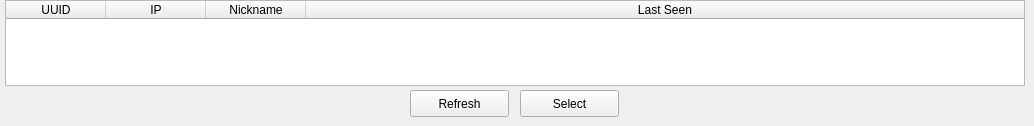
      <widget class="QWidget" name="page_50">
       <widget class="QPushButton" name="pushButton_node_refresh_2">
        <property name="geometry">
         <rect>
          <x>410</x>
          <y>90</y>
          <width>99</width>
          <height>27</height>
         </rect>
        </property>
        <property name="text">
         <string>Refresh</string>
        </property>
       </widget>
       <widget class="QTableWidget" name="tableWidget_node_list_2">
        <property name="enabled">
         <bool>true</bool>
        </property>
        <property name="geometry">
         <rect>
          <x>5</x>
          <y>0</y>
          <width>1020</width>
          <height>86</height>
         </rect>
        </property>
        <property name="selectionMode">
         <enum>QAbstractItemView::SingleSelection</enum>
        </property>
        <property name="selectionBehavior">
         <enum>QAbstractItemView::SelectRows</enum>
        </property>
        <attribute name="horizontalHeaderStretchLastSection">
         <bool>true</bool>
        </attribute>
        <attribute name="verticalHeaderVisible">
         <bool>false</bool>
        </attribute>
        <column>
         <property name="text">
          <string>UUID</string>
         </property>
        </column>
        <column>
         <property name="text">
          <string>IP</string>
         </property>
        </column>
        <column>
         <property name="text">
          <string>Nickname</string>
         </property>
        </column>
        <column>
         <property name="text">
          <string>Last Seen</string>
         </property>
        </column>
       </widget>
       <widget class="QPushButton" name="pushButton_node_select_2">
        <property name="geometry">
         <rect>
          <x>520</x>
          <y>90</y>
          <width>99</width>
          <height>27</height>
         </rect>
        </property>
        <property name="text">
         <string>Select</string>
        </property>
       </widget>
      </widget>
